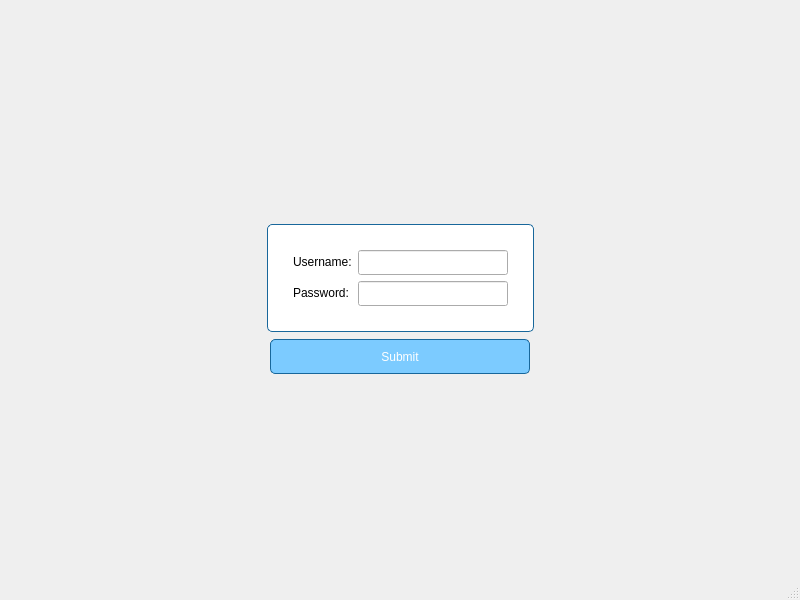
<?xml version="1.0" encoding="UTF-8"?>
<ui version="4.0">
 <class>MainWindow</class>
 <widget class="QMainWindow" name="MainWindow">
  <property name="geometry">
   <rect>
    <x>0</x>
    <y>0</y>
    <width>800</width>
    <height>600</height>
   </rect>
  </property>
  <property name="windowTitle">
   <string>MainWindow</string>
  </property>
  <property name="styleSheet">
   <string notr="true"/>
  </property>
  <widget class="QWidget" name="centralWidget">
   <property name="styleSheet">
    <string notr="true">#centralWidget{
border-image:  url(:/images/pngg.png);
}</string>
   </property>
   <layout class="QVBoxLayout" name="verticalLayout">
    <item>
     <spacer name="verticalSpacer">
      <property name="orientation">
       <enum>Qt::Vertical</enum>
      </property>
      <property name="sizeHint" stdset="0">
       <size>
        <width>20</width>
        <height>40</height>
       </size>
      </property>
     </spacer>
    </item>
    <item>
     <widget class="QFrame" name="horizontalFrame_2">
      <layout class="QHBoxLayout" name="horizontalLayout_6">
       <property name="topMargin">
        <number>20</number>
       </property>
       <property name="bottomMargin">
        <number>1</number>
       </property>
       <item>
        <spacer name="horizontalSpacer_3">
         <property name="orientation">
          <enum>Qt::Horizontal</enum>
         </property>
         <property name="sizeHint" stdset="0">
          <size>
           <width>40</width>
           <height>20</height>
          </size>
         </property>
        </spacer>
       </item>
       <item>
        <widget class="QFrame" name="formFrame">
         <property name="styleSheet">
          <string notr="true">#formFrame{
border: 1px solid rgb(24,103,155);
border-radius: 5px;
background-color: white;
}</string>
         </property>
         <layout class="QFormLayout" name="formLayout_3">
          <property name="leftMargin">
           <number>25</number>
          </property>
          <property name="topMargin">
           <number>25</number>
          </property>
          <property name="rightMargin">
           <number>25</number>
          </property>
          <property name="bottomMargin">
           <number>25</number>
          </property>
          <item row="0" column="1">
           <widget class="QLineEdit" name="lineEdit">
            <property name="minimumSize">
             <size>
              <width>150</width>
              <height>25</height>
             </size>
            </property>
           </widget>
          </item>
          <item row="1" column="0">
           <widget class="QLabel" name="label_2">
            <property name="text">
             <string>Password:</string>
            </property>
           </widget>
          </item>
          <item row="1" column="1">
           <widget class="QLineEdit" name="lineEdit_2">
            <property name="minimumSize">
             <size>
              <width>150</width>
              <height>25</height>
             </size>
            </property>
           </widget>
          </item>
          <item row="0" column="0">
           <widget class="QLabel" name="label">
            <property name="text">
             <string>Username:</string>
            </property>
           </widget>
          </item>
         </layout>
        </widget>
       </item>
       <item>
        <spacer name="horizontalSpacer_4">
         <property name="orientation">
          <enum>Qt::Horizontal</enum>
         </property>
         <property name="sizeHint" stdset="0">
          <size>
           <width>40</width>
           <height>20</height>
          </size>
         </property>
        </spacer>
       </item>
      </layout>
     </widget>
    </item>
    <item>
     <layout class="QHBoxLayout" name="horizontalLayout">
      <item>
       <spacer name="horizontalSpacer">
        <property name="orientation">
         <enum>Qt::Horizontal</enum>
        </property>
        <property name="sizeHint" stdset="0">
         <size>
          <width>40</width>
          <height>20</height>
         </size>
        </property>
       </spacer>
      </item>
      <item>
       <widget class="QPushButton" name="pushButton">
        <property name="minimumSize">
         <size>
          <width>260</width>
          <height>35</height>
         </size>
        </property>
        <property name="styleSheet">
         <string notr="true">border: 1px solid rgb(24, 103, 155);
border-radius: 5px;
background-color: rgb(124, 203, 255);
color: white;

</string>
        </property>
        <property name="text">
         <string>Submit</string>
        </property>
       </widget>
      </item>
      <item>
       <spacer name="horizontalSpacer_2">
        <property name="orientation">
         <enum>Qt::Horizontal</enum>
        </property>
        <property name="sizeHint" stdset="0">
         <size>
          <width>40</width>
          <height>20</height>
         </size>
        </property>
       </spacer>
      </item>
     </layout>
    </item>
    <item>
     <spacer name="verticalSpacer_2">
      <property name="orientation">
       <enum>Qt::Vertical</enum>
      </property>
      <property name="sizeHint" stdset="0">
       <size>
        <width>20</width>
        <height>40</height>
       </size>
      </property>
     </spacer>
    </item>
   </layout>
  </widget>
  <widget class="QMenuBar" name="menubar">
   <property name="geometry">
    <rect>
     <x>0</x>
     <y>0</y>
     <width>800</width>
     <height>26</height>
    </rect>
   </property>
  </widget>
  <widget class="QStatusBar" name="statusbar"/>
 </widget>
 <resources/>
 <connections/>
</ui>
